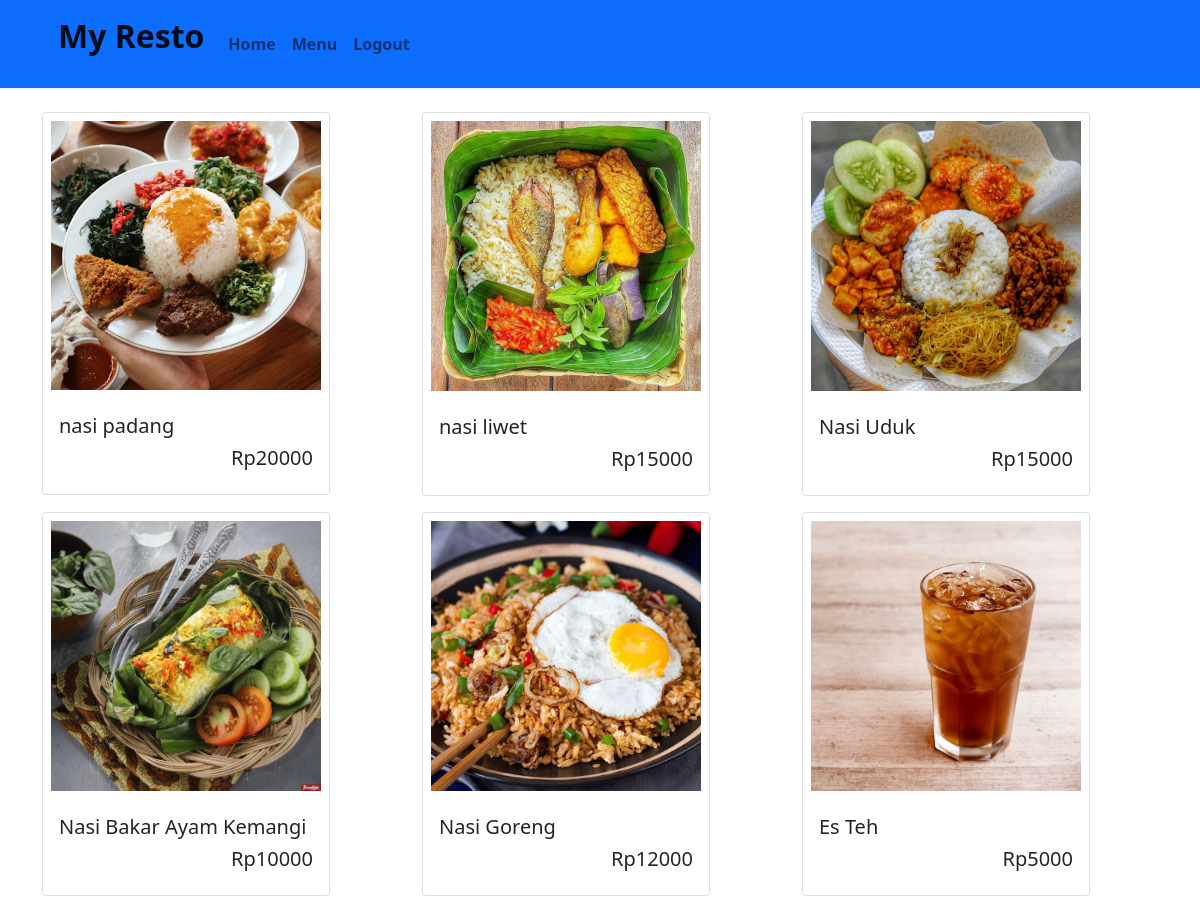
Screenshot of /user/index.php (signed in) with the database file from the repository.
### tables this page shows
CREATE TABLE `tb_menu` (
  `id_menu` int(11) NOT NULL,
  `name_menu` varchar(255) NOT NULL,
  `price_menu` int(11) NOT NULL,
  `image_menu` varchar(255) NOT NULL
);

### user/index.php (the view, shortened to what this page needs)
<?php
include "../config.php";
$menus = mysqli_query($connection, "select * from tb_menu");
?>
<!DOCTYPE html>
<html lang="en">
<head>
    <link rel="stylesheet" href="../bootstrap/css/bootstrap.min.css">
</head>
<body>
    <nav class="navbar navbar-expand-lg navbar-light bg-primary mb-4">
        <div class="container">
            <a class="navbar-brand" href="#">
                <p style="font-weight: bold;">
                    <font size="6">My Resto</font>
            </a></p>
            <div class="collapse navbar-collapse" id="navbarNav">
                <ul class="navbar-nav">
                    <li class="nav-item active">
                        <a class="nav-link" href="#">
                            <p style="font-weight: bold;">Home
                        </a></p>
                    </li>
                    <li class="nav-item">
                        <a class="nav-link" href="#">
                            <p style="font-weight: bold;">Menu
                        </a></p>
                    <li class="nav-item">
                        <a class="nav-link" href="../auth/logout.php">
                            <p style="font-weight: bold;">Logout
                        </a></p>
                    </li>
                </ul>
            </div>
    </nav>
    <div class="container">
        <div class="row justify-content-start">
            <?php while ($row = mysqli_fetch_assoc($menus)) : ?>
                <div class="col-md-4 mb-3">
                    <div class="card" style="width: 18rem;">
                        <img src="../img/<?= $row['image_menu'] ?>" class="card-img-top p-2" alt="<?= $row['image_menu'] ?>">
                        <div class="card-body">
                            <div>
                                <h5 class="card-title"><?= $row['name_menu'] ?></h5>
                            </div>
                            <div class="float-end">
                                <h5 class="card-title">Rp<?= $row['price_menu'] ?></h5>
                            </div>
                        </div>
                    </div>
                </div>
            <?php endwhile ?>
        </div>
    </div>
</body>
</html>

### rows the page displays
tb_menu: image_menu (picture), name_menu "nasi padang", price_menu "20000"
tb_menu: image_menu (picture), name_menu "nasi liwet", price_menu "15000"
tb_menu: image_menu (picture), name_menu "Nasi Uduk", price_menu "15000"
tb_menu: image_menu (picture), name_menu "Nasi Bakar Ayam Kemangi", price_menu "10000"
tb_menu: image_menu (picture), name_menu "Nasi Goreng", price_menu "12000"
tb_menu: image_menu (picture), name_menu "Es Teh", price_menu "5000"
